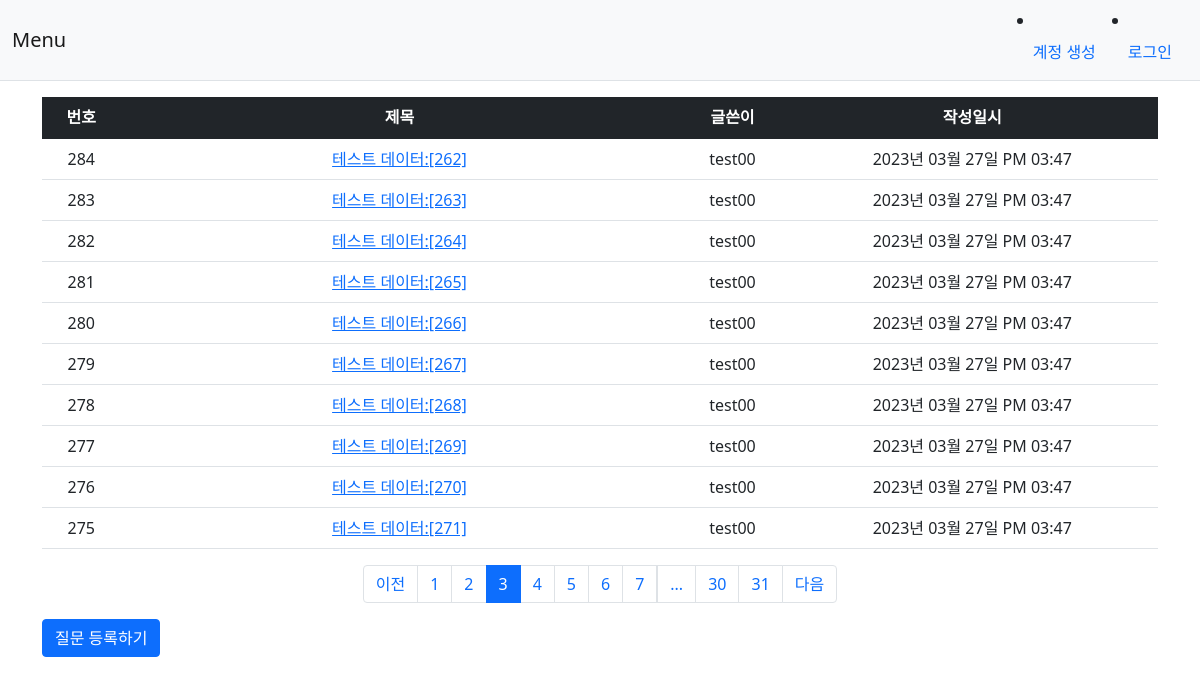
Screenshot of /question/list/?page=3 with the database file from the repository.
### app/models.py (models this page shows)
class Question(db.Model):
    id = db.Column(db.Integer, primary_key = True)
    subject = db.Column(db.String(200), nullable=False)
    content = db.Column(db.Text(), nullable=False)
    modify_date = db.Column(db.DateTime(), nullable=True)
    create_date = db.Column(db.DateTime(), nullable=False)
    user_id = db.Column(db.Integer, db.ForeignKey('user.id', ondelete='CASCADE'), nullable=False)
    user = db.relationship('User', backref=db.backref('question_set'))

class User(db.Model):
    id = db.Column(db.Integer, primary_key = True)
    username = db.Column(db.String(150), unique=True, nullable=False)
    password = db.Column(db.String(200), nullable=False)
    email = db.Column(db.String(120), unique=True, nullable=False)

### app/views/question_view.py (the view)
@bp.route('/list/')
def _list():
  page = request.args.get('page', type=int, default=1)
  question_list = Question.query.order_by(Question.create_date.desc())
  question_list = question_list.paginate(page=page, per_page=10)
  return render_template('question/question_list.html',question_list=question_list)

### app/filter.py (called while the page is built)
def format_date(value, fmt='%Y년 %m월 %d일 %p %I:%M'):
    return value.strftime(fmt)

### app/views/auth_view.py (called while the page is built)
@bp.before_app_request
def load_logged_in_user():
    user_id = session.get('user_id')
    if user_id is None:
        g.user = None
    else :
        g.user = User.query.get(user_id)

### app/templates/question/question_list.html (shortened to what this page needs)
{% extends 'base.html' %}
{% block content %}
<div class="container my-3">
  <table class="table">
    <thead>
      <tr class="table-dark text-center">
        <th>번호</th>
        <th style="width:50%">제목</th>
        <th>글쓴이</th>
        <th>작성일시</th>
      </tr>
    </thead>
    <tbody>
      {% if question_list %}
      {% for question in question_list.items %}
      <tr class="text-center">
        <td>{{ question_list.total - ((question_list.page-1) * question_list.per_page) - loop.index0 }}</td>
        <td class="text-center">
          <a href="{{ url_for('question.detail', question_id=question.id) }}">{{ question.subject }}</a>
        </td>
        <td>{{ question.user.username }}</td>
        <td>{{ question.create_date|datetime }}</td>
      </tr>
      {% endfor %}
      {% else %}
      <tr>
        <td colspan="3">질문이 없습니다.</td>
      </tr>
      {% endif %}
    </tbody>
  </table>
  <ul class="pagination justify-content-center">
    {% if question_list.has_prev %}
    <li class="page-item">
      <a class="page-link" href="?page={{ question_list.prev_num }}">이전</a>
    </li>
    {% else %}
    <li class="page-item disable">
      <a class="page-link" tabindex="-1" aria-disabled="true" href="javascript:void(0)">이전</a>
    </li>
    {% endif %}
    {% for page_num in question_list.iter_pages() %}
    {% if page_num %}
      {% if page_num != question_list.page %}
      <li class="page-item">
        <a class="page-link" href="?page={{ page_num }}">{{ page_num }}</a>
      </li>
      {% else %}
      <li class="page-item active" aria-current="page">
        <a class="page-link" href="javascript:void(0)">{{ page_num }}</a>
      </li>
      {% endif %}
    {% else %}
    <li class="disable">
      <a class="page-link" href="javascript:void(0)">...</a>
    </li>
    {% endif %}
    {% endfor %}
    {% if question_list.has_next %}
    <li class="page-item">
      <a class="page-link" href="?page={{ question_list.next_num }}">다음</a>
    </li>
    {% else %}
    <li class="page-item disable">
      <a class="page-link" tabindex="-1" aria-disabled="true" href="javascript:void(0)">다음</a>
    </li>
    {% endif %}
  </ul>
  <a href="{{ url_for('question.create') }}" class="btn btn-primary">질문 등록하기</a>
</div>
{% endblock %}

### rows the page displays
Question: total "284", subject "테스트 데이터:[262]", user.username "test00", create_date "2023년 03월 27일 PM 03:47"
Question: total "283", subject "테스트 데이터:[263]", user.username "test00", create_date "2023년 03월 27일 PM 03:47"
Question: total "282", subject "테스트 데이터:[264]", user.username "test00", create_date "2023년 03월 27일 PM 03:47"
Question: total "281", subject "테스트 데이터:[265]", user.username "test00", create_date "2023년 03월 27일 PM 03:47"
Question: total "280", subject "테스트 데이터:[266]", user.username "test00", create_date "2023년 03월 27일 PM 03:47"
Question: total "279", subject "테스트 데이터:[267]", user.username "test00", create_date "2023년 03월 27일 PM 03:47"
Question: total "278", subject "테스트 데이터:[268]", user.username "test00", create_date "2023년 03월 27일 PM 03:47"
Question: total "277", subject "테스트 데이터:[269]", user.username "test00", create_date "2023년 03월 27일 PM 03:47"
Question: total "276", subject "테스트 데이터:[270]", user.username "test00", create_date "2023년 03월 27일 PM 03:47"
Question: total "275", subject "테스트 데이터:[271]", user.username "test00", create_date "2023년 03월 27일 PM 03:47"

### other values shown
{{ page_num }} "1" "2" "4" "5" "6" "7" "30" "31"
{{ page_num }} "3"
